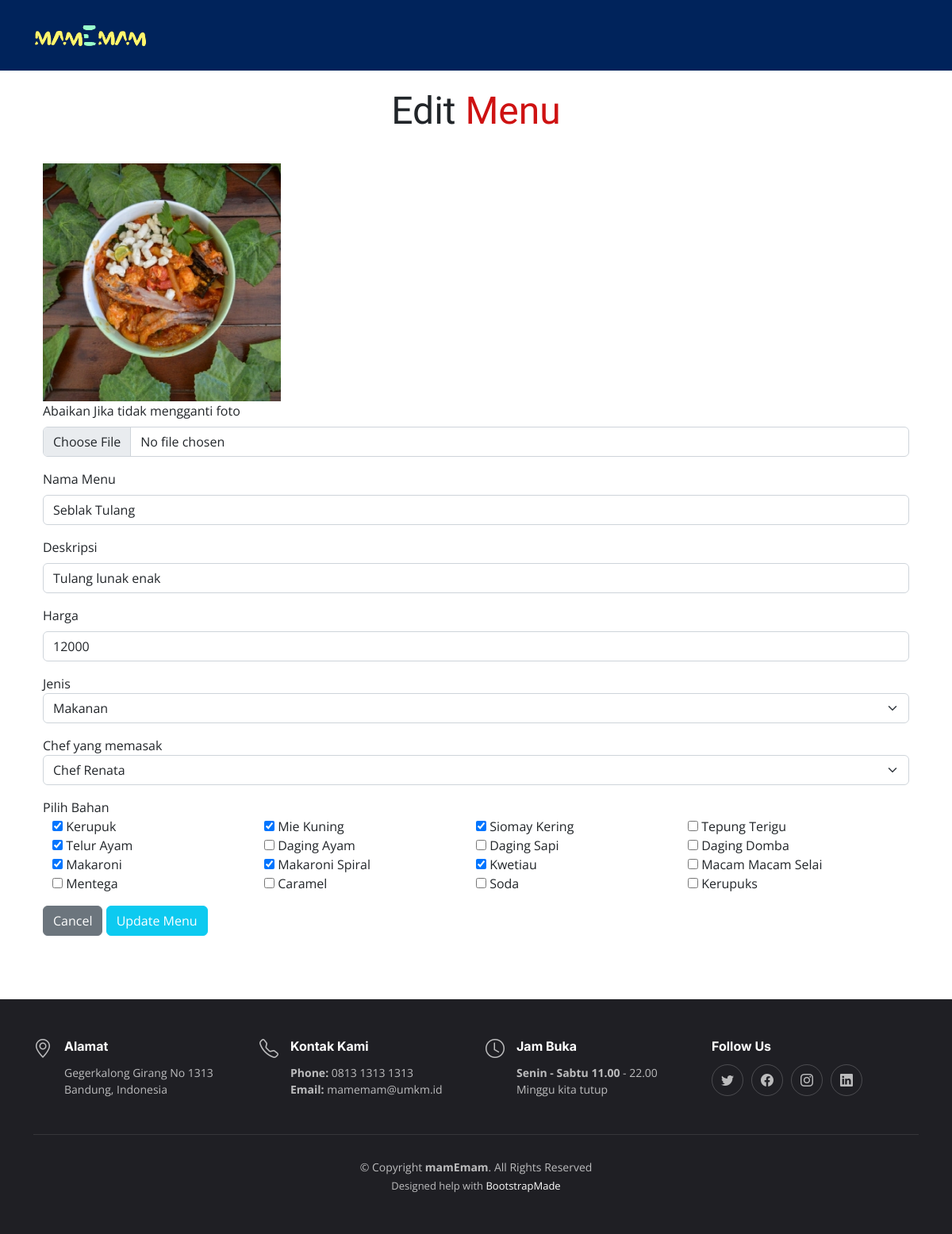
The app's page /editMenu.php?id_menu=1 with its own data.
### tables this page shows
CREATE TABLE `menu` (
  `id_menu` int(11) NOT NULL,
  `nama_menu` varchar(50) NOT NULL,
  `foto_menu` varchar(100) NOT NULL,
  `harga` int(11) NOT NULL,
  `deskripsi` varchar(250) NOT NULL,
  `id_chef` int(11) NOT NULL,
  `id_jenis` int(11) NOT NULL
);

CREATE TABLE `bahan` (
  `id_bahan` int(11) NOT NULL,
  `nama_bahan` varchar(50) NOT NULL,
  `stok_bahan` int(11) NOT NULL,
  `harga_bahan` int(11) NOT NULL
);

CREATE TABLE `menu_bahan` (
  `id_menu_bahan` int(11) NOT NULL,
  `id_menu` int(11) NOT NULL,
  `id_bahan` int(11) NOT NULL
);

### function.php (called while the page is built, shortened)
<?php
include('config.php');
function readBahanMenu($menu)
{
    global $conn;
    $query = "SELECT menu_bahan.id_bahan, bahan.nama_bahan, menu_bahan.id_menu_bahan FROM menu_bahan JOIN bahan ON menu_bahan.id_bahan = bahan.id_bahan WHERE menu_bahan.id_menu =" . $menu;
    $result = mysqli_query($conn, $query);
    return $result;
}
function readBahan()
{
    global $conn;
    $query = "SELECT * from bahan";
    $result = mysqli_query($conn, $query);
    return $result;
}
function readChef()
{
    global $conn;
    $query = $query = "SELECT * FROM chef";
    $result = mysqli_query($conn, $query);
    return $result;
}
function readQuery($table, $id, $find)
{
    global $conn;
    $query = "SELECT * FROM " . $table . " WHERE " . $id . "=" . $find;
    $result = mysqli_query($conn, $query);
    return $result;
}
?>

### editMenu.php (the view, shortened to what this page needs)
<?php
include("function.php");
$bahan = readBahan();
$chef = readChef();
if (isset($_GET['id_menu'])) {
  $id = ($_GET["id_menu"]);
  $result = readQuery('menu', 'id_menu', $id);
  $data = mysqli_fetch_assoc($result);
  $bahanMenu = readBahanMenu($data['id_menu']);
} else {
  echo "<script>alert('Masukkan data id.');window.location='admin.php';</script>";
}
?>
<!DOCTYPE html>
<html lang="en">
<head>
  <link href="assets/vendor/bootstrap/css/bootstrap.min.css" rel="stylesheet">
  <link href="assets/vendor/bootstrap-icons/bootstrap-icons.css" rel="stylesheet">
  <link href="assets/vendor/aos/aos.css" rel="stylesheet">
  <link href="assets/vendor/glightbox/css/glightbox.min.css" rel="stylesheet">
  <link href="assets/vendor/swiper/swiper-bundle.min.css" rel="stylesheet">
  <link href="assets/css/main.css" rel="stylesheet">
</head>
<body>
  <header id="header" class="header fixed-top d-flex align-items-center" style="background-color: #00235B">
    <div class="container d-flex align-items-center justify-content-between">
      <a href="index.php" class="logo d-flex align-items-center me-auto me-lg-0">
        <img src="assets/img/logo.png" alt="">
      </a>
    </div>
  </header>
  <main id="main">
    <section id="edit-menu" class="about">
      <div class="container" data-aos="fade-up">
        <div class="section-header">
          <br>
          <p>Edit<span> Menu </span></p>
        </div>
        <div class="gradient-custom-1 h-100">
          <div class="mask d-flex align-items-center h-100">
            <div class="container">
              <form action="#" method="POST" id="form-add" enctype="multipart/form-data">
                <div class="mb-3">
                  <img src="assets/img/<?= $data['foto_menu'] ?>" alt="" width="300" height="300">
                  <br>
                  <label for="foto_makanan" class="form-label">Abaikan Jika tidak mengganti foto</label>
                  <input class="form-control" type="file" id="foto_makanan" name="foto_makanan">
                </div>
                <div class="mb-3">
                  <label for="nama_menu" class="form-label">Nama Menu</label>
                  <input type="text" class="form-control" id="nama_menu" name="nama_menu"
                    value="<?= $data['nama_menu'] ?>" required>
                </div>
                <div class="mb-3">
                  <label for="deskripsi" class="form-label">Deskripsi</label>
                  <input type="text" class="form-control" id="deskripsi" name="deskripsi"
                    value="<?= $data['deskripsi'] ?>" required>
                </div>
                <div class="mb-3">
                  <label for="harga_menu" class="form-label">Harga</label>
                  <input type="text" class="form-control" id="harga_menu" name="harga_menu" value="<?= $data['harga'] ?>"
                    required>
                </div>
                <div class="mb-3">
                  <label for="jenis_menu">Jenis</label>
                  <select class="form-select" aria-label="Category" id="jenis_menu" name="jenis_menu" required>
                    <option value="1">Makanan</option>
                  </select>
                </div>
                <div class="mb-3">
                  <label for="chef">Chef yang memasak</label>
                  <select class="form-select" aria-label="Category" id="chef" name="chef" required>
                    <?php
                    while ($listChef = mysqli_fetch_assoc($chef)) {
                      ?>
                      <option value="<?= $listChef['id_chef'] ?>" <?php
                      if ($listChef['id_chef'] == $data['id_chef']) { ?>
                          selected <?php
                      }
                      ?>>
                        Chef <?= $listChef['nama_chef'] ?>
                      </option>
                      <?php
                    }
                    ?>
                  </select>
                </div>
                <div class="mb-3">
                  <label for="menu">Pilih Bahan</label>
                  <div class="container">
                    <div class="row g-0">
                      <?php
                      while ($listBahan = mysqli_fetch_assoc($bahan)) {
                        ?>
                        <div class="col-md-3">
                          <input type="checkbox" name="listBahan[]" value="<?= $listBahan['id_bahan'] ?>" <?php
                          foreach ($bahanMenu as $listBahanMenu) {
                            if ($listBahanMenu['id_bahan'] == $listBahan['id_bahan']) { ?>
                                checked <?php
                            }
                          }
                          ?>>
                          <label>
                            <?= $listBahan['nama_bahan'] ?>
                          </label>
                        </div>
                        <?php
                      }
                      ?>
                    </div>
                  </div>
                </div>
                <a href="admin.php"><button type="button" class="btn btn-secondary"
                    data-bs-dismiss="modal">Cancel</button></a>
                <button type="submit" class="btn btn-info text-white" name="edit-menu" id="edit-menu"
                  form="form-add">Update Menu</button>
              </form>
            </div>
          </div>
        </div>
      </div>
    </section>
  </main>
  <footer id="footer" class="footer">
    <div class="container">
      <div class="row gy-3">
        <div class="col-lg-3 col-md-6 d-flex">
          <i class="bi bi-geo-alt icon"></i>
          <div>
            <h4>Alamat</h4>
            <p>
              Gegerkalong Girang No 1313 <br>
              Bandung, Indonesia<br>
            </p>
          </div>
        </div>
        <div class="col-lg-3 col-md-6 footer-links d-flex">
          <i class="bi bi-telephone icon"></i>
          <div>
            <h4>Kontak Kami</h4>
            <p>
              <strong>Phone:</strong> 0813 1313 1313<br>
              <strong>Email:</strong> mamemam@umkm.id<br>
            </p>
          </div>
        </div>
        <div class="col-lg-3 col-md-6 footer-links d-flex">
          <i class="bi bi-clock icon"></i>
          <div>
            <h4>Jam Buka</h4>
            <p>
              <strong>Senin - Sabtu 11.00</strong> - 22.00<br>
              Minggu kita tutup
            </p>
          </div>
        </div>
        <div class="col-lg-3 col-md-6 footer-links">
          <h4>Follow Us</h4>
          <div class="social-links d-flex">
            <a href="https://twitter.com/PiTheciasss" class="twitter"><i class="bi bi-twitter"></i></a>
            <a href="https://www.facebook.com/rafiarsalan.rafiarsalan/" class="facebook"><i
                class="bi bi-facebook"></i></a>
            <a href="https://www.instagram.com/raparsalan/" class="instagram"><i class="bi bi-instagram"></i></a>
            <a href="https://www.linkedin.com/in/raparsalan/" class="linkedin"><i class="bi bi-linkedin"></i></a>
          </div>
        </div>
      </div>
    </div>
    <div class="container">
      <div class="copyright">
        &copy; Copyright <strong><span>mamEmam</span></strong>. All Rights Reserved
      </div>
      <div class="credits">Designed help with <a href="https://bootstrapmade.com/">BootstrapMade</a>
      </div>
    </div>
  </footer>
</body>
</html>

### assets/css/main.css (style rules this page uses)
:root { --font-default: "Open Sans", system-ui, -apple-system, "Segoe UI", Roboto, "Helvetica Neue", Arial, "Noto Sans", "Liberation Sans", sans-serif, "Apple Color Emoji", "Segoe UI Emoji", "Segoe UI Symbol", "Noto Color Emoji"; --font-primary: "Amatic SC", sans-serif; --font-secondary: "Inter", sans-serif; }
:root { --color-default: #212529; --color-primary: #ce1212; --color-secondary: #37373f; }
:root { scroll-behavior: smooth; }
body { font-family: var(--font-default); color: var(--color-default); }
a { color: var(--color-primary); text-decoration: none; }
h1, h2, h3, h4, h5, h6 { font-family: var(--font-secondary); }
section { overflow: hidden; padding: 80px 0; }
.section-header { text-align: center; padding-bottom: 30px; }
.section-header p { margin: 0; font-size: 48px; font-weight: 400; font-family: var(--font-primary); }
.section-header p span { color: var(--color-primary); }
.header { background: #fff; transition: all 0.5s; z-index: 997; height: 90px; border-bottom: 1px solid #fff; }
.header .logo img { max-height: 40px; margin-right: 6px; }
section { scroll-margin-top: 90px; }
.footer { font-size: 14px; background-color: #1f1f24; padding: 50px 0; color: rgba(255, 255, 255, 0.7); }
.footer .icon { margin-right: 15px; font-size: 24px; line-height: 0; }
.footer h4 { font-size: 16px; font-weight: bold; position: relative; padding-bottom: 5px; color: #fff; }
.footer .footer-links { margin-bottom: 30px; }
.footer .social-links a { display: flex; align-items: center; justify-content: center; width: 40px; height: 40px; border-radius: 50%; border: 1px solid rgba(255, 255, 255, 0.2); font-size: 16px; color: rgba(255, 255, 255, 0.7); margin-right: 10px; transition: 0.3s; }
.footer .copyright { text-align: center; padding-top: 30px; border-top: 1px solid rgba(255, 255, 255, 0.1); }
.footer .credits { padding-top: 4px; text-align: center; font-size: 13px; }
.footer .credits a { color: #fff; }

### records on screen
menu: foto_menu (picture), nama_menu "Seblak Tulang", deskripsi "Tulang lunak enak", harga_menu "12000", chef "Chef Renata"
bahan: id_bahan "☑", nama_bahan "Kerupuk"
bahan: id_bahan "☑", nama_bahan "Mie Kuning"
bahan: id_bahan "☑", nama_bahan "Siomay Kering"
bahan: nama_bahan "Tepung Terigu"
bahan: id_bahan "☑", nama_bahan "Telur Ayam"
bahan: nama_bahan "Daging Ayam"
bahan: nama_bahan "Daging Sapi"
bahan: nama_bahan "Daging Domba"
bahan: id_bahan "☑", nama_bahan "Makaroni"
bahan: id_bahan "☑", nama_bahan "Makaroni Spiral"
bahan: id_bahan "☑", nama_bahan "Kwetiau"
bahan: nama_bahan "Macam Macam Selai"
bahan: nama_bahan "Mentega"
bahan: nama_bahan "Caramel"
bahan: nama_bahan "Soda"
bahan: nama_bahan "Kerupuks"
